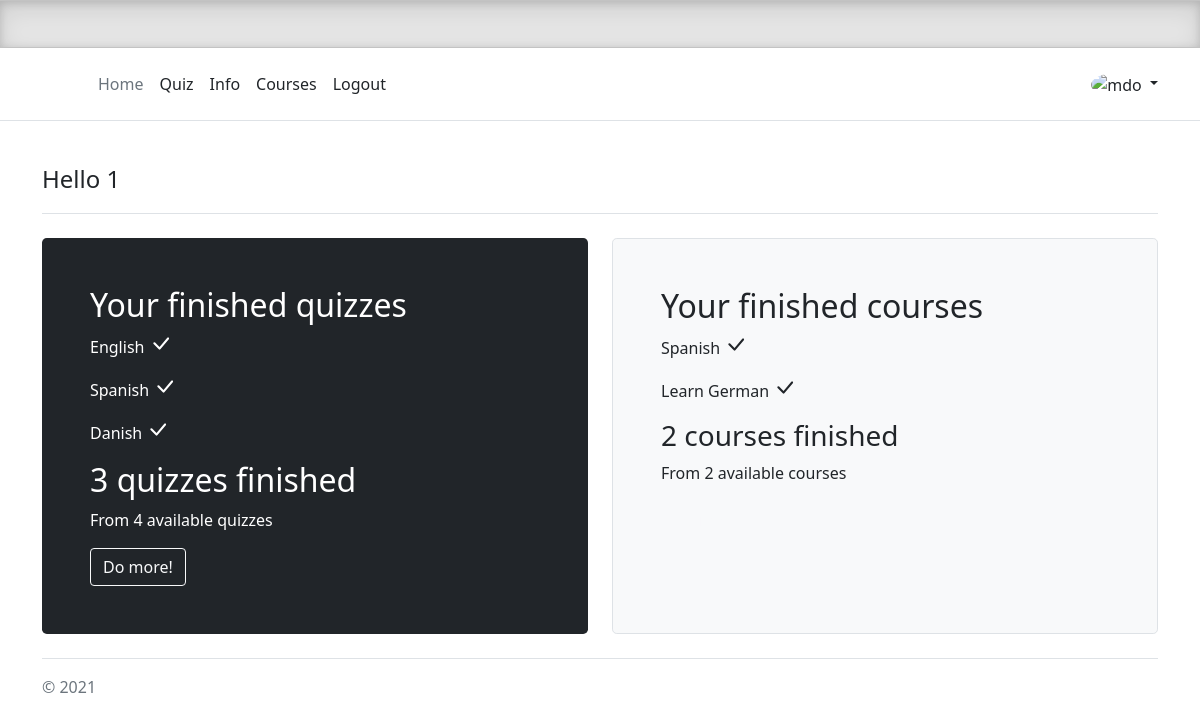
The app's page / (signed in) with its own data.
### language/models.py (models this page shows, shortened)
class Quiz(models.Model):
    title = models.CharField(max_length=200)
    subject = models.TextField(max_length=500)
    def __str__(self):
        return str(self.title)

class Profile(models.Model):
    user = models.OneToOneField(User, verbose_name='profile',related_name='profile', on_delete=models.CASCADE)
    name = models.CharField(max_length=100, blank=True, null=True)
    email = models.EmailField(max_length=200, blank=True, null=True)
    location = models.CharField(max_length=100, blank=True, null=True)
    finished_quizzes = models.ManyToManyField('Quiz',  related_name='quizzes', blank=True)
    finished_courses = models.ManyToManyField('Course',  related_name='courses', blank=True)

class Course(models.Model):
    user = models.ForeignKey(User, on_delete=models.CASCADE)
    title = models.CharField(max_length=200, blank=True, null=True)
    content = models.TextField(max_length=1000)
    video = EmbedVideoField()
    def __str__(self):
        return str(self.title)

### language/views.py (the view)
# urls.py: path("", views.index, name="index"),
@login_required(login_url="login")
def index(request):
    user = request.user
    profile = request.user.profile
    superuser = User.objects.filter(is_superuser=True)
    form = CreateReview()
    quizzes = Quiz.objects.all()
    courses = Course.objects.all()
    context = {'user' : user, 'profile' : profile, 'quizzes' : quizzes, 'courses' : courses, 'superuser' : superuser, 'form' : form}
    return render(request, "language/index.html", context )

### language/templates/language/index.html (shortened to what this page needs)
{% extends "language/layout.html" %}
{% load static %}
{% load embed_video_tags %}
{% block content %}
<main>
    <div class="container py-4">
      <header class="pb-3 mb-4 border-bottom">
        <a href="/" class="d-flex align-items-center text-dark text-decoration-none">
          <span class="fs-4">Hello {{user}}</span>
        </a>
      </header>
      <div class="row align-items-md-stretch">
        <div class="col-md-6">
          <div class="h-100 p-5 text-white bg-dark rounded-3">
            <h2>Your finished quizzes</h2>
            {% for quiz in profile.finished_quizzes.all %}
            <p>{{quiz}}   </p>
            {% endfor %}
            <h2>{{profile.finished_quizzes.all.count}} quizzes finished
            </h2>
            <p> From {{quizzes.count}} available quizzes </p>
           <a href="#" id="button_quizzes"> <button class="btn btn-outline-light" type="button">Do more!</button></a>
          </div>
        </div>
        <div class="col-md-6">
          <div class="h-100 p-5 bg-light border rounded-3">
            <h2>Your finished courses</h2>
            {% for course in profile.finished_courses.all %}
            <p>  {{course}}  </p>
            {% endfor %}
            <h3>{{profile.finished_courses.all.count}} courses finished </h3>
            <p> From {{courses.count}} available courses </p>
            <a href="#" id="coursesButton1"> <button class="btn btn-outline-light" type="button">Do more!</button></a>
          </div>
        </div>
      </div>
      <footer class="pt-3 mt-4 text-muted border-top">
        &copy; 2021
      </footer>
    </div>
  </main>
  {% endblock %}

### language/static/language/headers.css (style rules this page uses)
.bi { vertical-align: -.125em; fill: currentColor; }

### records on screen
Quiz: title "English"
Quiz: title "Spanish"
Quiz: title "Danish"
Profile: finished_quizzes.all.count "3", finished_courses.all.count "2"
Course: title "Spanish"
Course: title "Learn German"

### other values on screen
{{ user }} "1"
{{ quizzes.count }} "4"
{{ courses.count }} "2"
